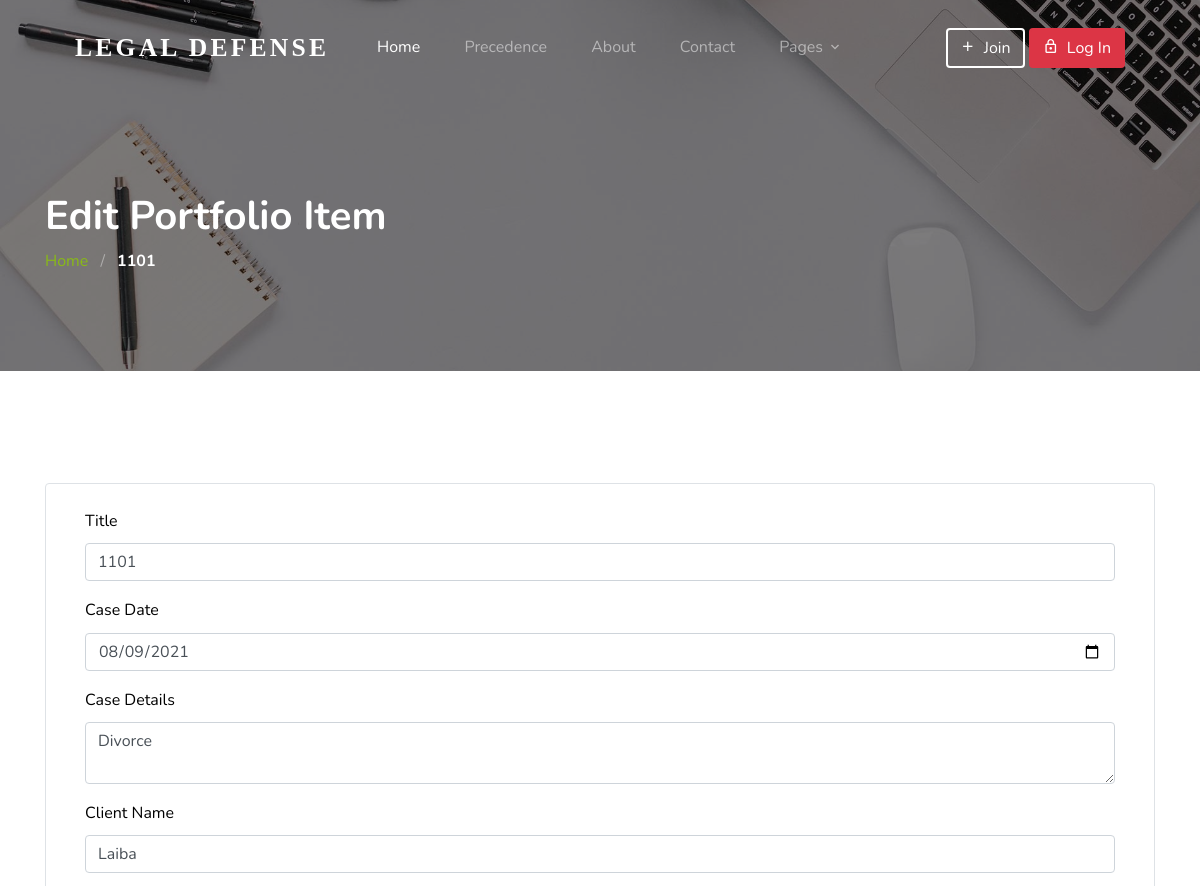
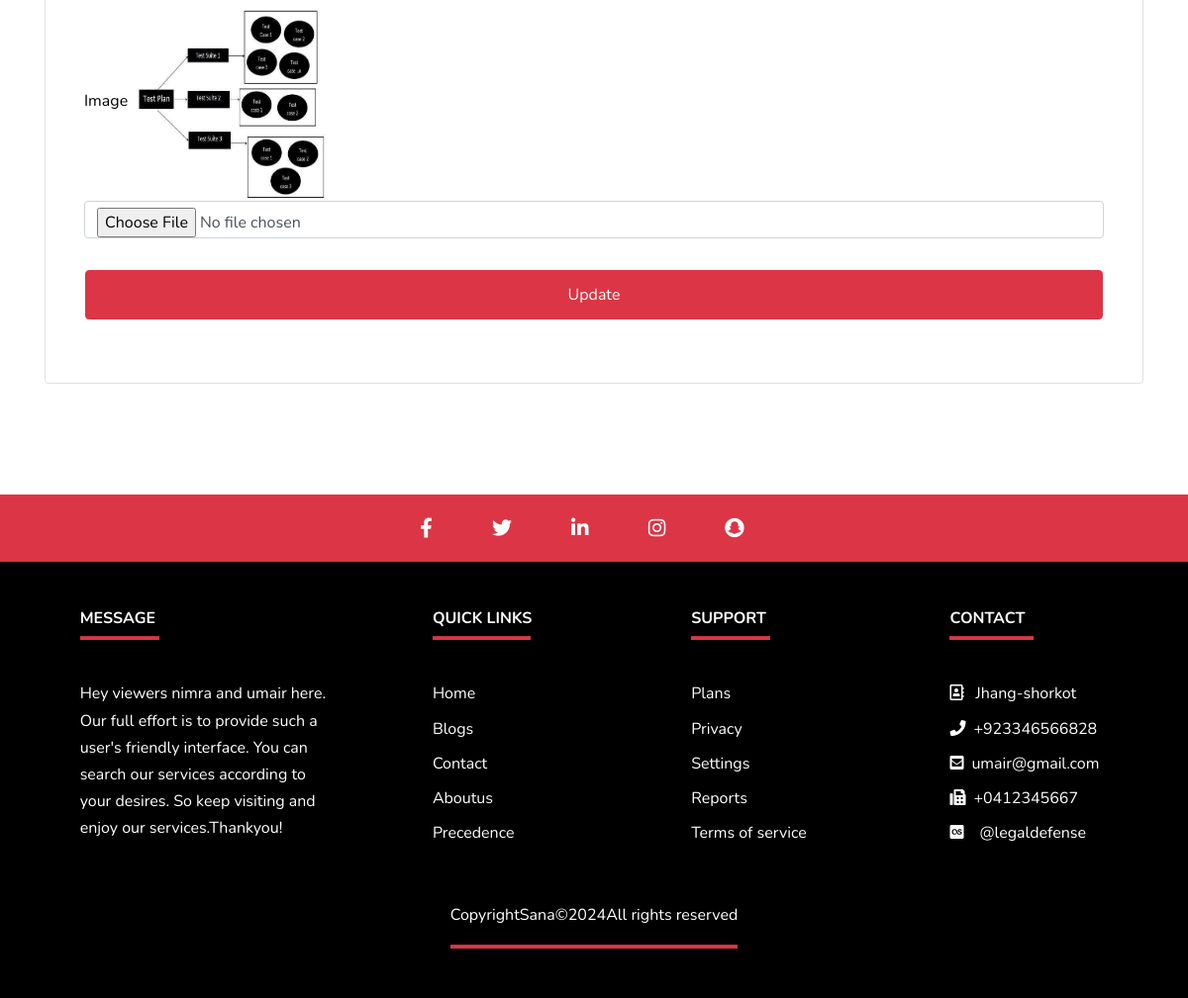
/edit.php?p-item=3, run on the app's committed database (2 pictures, top to bottom).
### tables this page shows
CREATE TABLE `portfolio_items` (
  `item_id` int(255) NOT NULL,
  `item_title` varchar(255) NOT NULL,
  `item_author_name` varchar(255) NOT NULL,
  `item_author_id` int(255) NOT NULL,
  `item_desc` text NOT NULL,
  `item_date` date NOT NULL,
  `item_pics` varchar(255) NOT NULL,
  `client_name` varchar(255) NOT NULL
);

### edit.php (the view, shortened to what this page needs)
<?php
include('header.php');
extract($_POST);
if(isset($_GET['p-item'])){
	$item_id=$_GET['p-item'];
	$selection= mysqli_query($conn, "SELECT * FROM portfolio_items WHERE item_id='$item_id'");
$itmRows = mysqli_fetch_array($selection);
 ?>
  <section class="section-hero overlay inner-page bg-image" style="background-image: url('images/hero_1.jpg');" id="home-section">
      <div class="container">
        <div class="row">
          <div class="col-md-7">
            <h1 class="text-white font-weight-bold">Edit Portfolio Item</h1>
            <div class="custom-breadcrumbs">
              <a href="#">Home</a> <span class="mx-2 slash">/</span>
              <span class="text-white"><strong><?php echo $itmRows['item_title']; ?></strong></span>
            </div>
          </div>
        </div>
      </div>
    </section>
	<section class="site-section" id="next">
	    <div class="container">
	    	<div class="row">
	    		<div class="col-12">
	    			<form action="edit.php?p-item=<?php echo $item_id; ?>" method="POST" enctype="multipart/form-data" class="p-4 border rounded">
            <div class="row">
             <div class="col-12">
               <div class="form-group">
                <div class="col-md-12 mb-3 mb-md-0">
                  <label class="text-black" for="fname">Title</label>
                  <input type="text" id="fname" value="<?php echo $itmRows['item_title']; ?>" name="title"  class="form-control" placeholder="Title">
                </div>
              </div>
              <div class="form-group">
                <div class="col-md-12 mb-3 mb-md-0">
                  <label class="text-black" for="fname">Case Date</label>
                  <input type="date" id="fname" name="date" value="<?php echo $itmRows['item_date']; ?>"  class="form-control" placeholder="Case Date">
                </div>
              </div>
              <div class="form-group">
                <div class="col-md-12 mb-3 mb-md-0">
                  <label class="text-black" for="fname">Case Details</label>
                  <textarea type="text" id="fname" name="desc" value=""  class="form-control" placeholder="Case Details"><?php echo $itmRows['item_desc']; ?> </textarea>
                </div>
              </div>
              <div class="form-group">
                <div class="col-md-12 mb-3 mb-md-0">
                  <label class="text-black" for="fname">Client Name</label>
                  <input type="text" id="fname" name="cname" value="<?php echo $itmRows['client_name']; ?>"  class="form-control" placeholder="Client Name">
                </div>
              </div>
              <div class="form-group">
                <div class="col-md-12 mb-3 mb-md-0">
                  <label class="text-black" for="fname">Image</label>
                  <img src="images/<?php echo $itmRows['item_pics']; ?>" style="width: 200px; height: 200px;">
                  <input type="file" id="fname" name="pic"  class="form-control">
                </div>
              </div>
              <div class="row p-3 mb-4">
                <div class="col-12">
                  <button name="add-p-item" class="btn btn-block btn-primary btn-danger btn-md">Update</button>
                </div>
              </div>
            </div>
            </div>
          </form>
	    		</div>
	    	</div>
	    </div>
	</section>
 <?php  include('footer.php'); } ?>

### css/style.css (style rules this page uses)
body { font-weight: 400; font-size: 1rem; line-height: 1.7; position: relative; }
body:after { content: ""; position: absolute; top: 0; left: 0; right: 0; bottom: 0; background: rgba(0, 0, 0, 0.7); z-index: 100; opacity: 0; visibility: hidden; -webkit-transition: .3s all ease; -o-transition: .3s all ease; transition: .3s all ease; }
h1, h2, h3, h4 { color: #000; }
.site-section { padding-top: 7rem; padding-bottom: 7rem; position: relative; z-index: 2; }
.text-black { color: #000 !important; }
.bg-image { background-size: cover; background-position: center center; background-repeat: no-repeat; }
.custom-breadcrumbs a { color: #89ba16; }
.custom-breadcrumbs .slash { color: rgba(255, 255, 255, 0.4); }
.section-hero, .section-hero > .container > .row { height: 100vh; min-height: 900px; }
.section-hero.inner-page, .section-hero.inner-page > .container > .row { height: auto; min-height: auto; padding-top: 6em; padding-bottom: 3em; }
.section-hero.overlay, .section-hero.overlay-2 { position: relative; }
.section-hero.overlay:before, .section-hero.overlay-2:before { z-index: 1; position: absolute; content: ""; top: 0; left: 0; right: 0; bottom: 0; background: rgba(0, 0, 0, 0.5); }
.section-hero > .container { z-index: 2; position: relative; }
.btn:after, .btn:before { display: none; }
.btn.btn-primary { color: #fff; }
.btn-md { padding: 12px 20px; }

### data on the page
portfolio_items: item_title "1101", title "1101", date "08/09/2021", desc "Divorce", cname "Laiba", item_pics (picture)
